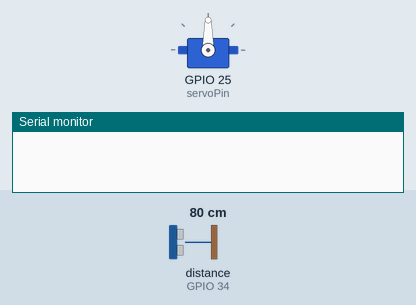
This sketch was run on a simulated ESP32. Shown: servo, the last lines printed to the serial monitor. Wiring (inferred from the names in the program): ultrasonic range finder: trigger GPIO 27; echo GPIO 34. The inputs (shaded band) are chosen by the test bench; at power-on: distance to the obstacle (sensor on GPIO 34) 80 cm. The echo pulse lasts 58.3 µs per cm.

Above: at 0.0 s.
At 1.7 s:
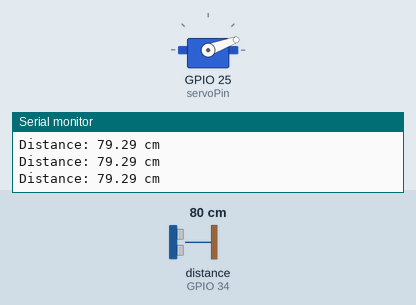
1.8 s: distance to the obstacle (sensor on GPIO 34) set to 9 cm
3.3 s: distance to the obstacle (sensor on GPIO 34) set to 6 cm
At 4.3 s:
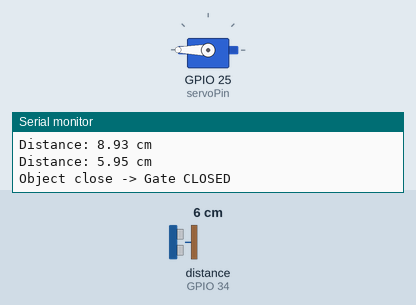
Timing chart, 0 to 6.3 s (numbered marks = the images above; inputs shaded):
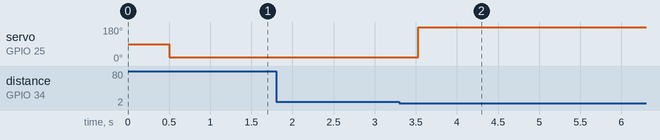

Measured:
- the behaviour switches between 8 and 7 cm on distance to the obstacle (sensor on GPIO 34) (found by bisection; images 1 and 2)
- after the input at 3.3 s, servo on GPIO 25 (servoPin): 20° → 180° after 0.23 s

The sketch:

irrigation.ino
```cpp
#include <ESP32Servo.h>

// Define pins
const int trigPin = 27;   // Ultrasonic trig pin (D27). Send sound waves
const int echoPin = 34;   // Ultrasonic Echo pin (D34). Receives reflected wave
const int servoPin = 25;  // Servo control pin

// Variables
long duration; // Time for echo to return
float distance; // Calculate distance in cm

Servo gateServo; // Create servo object

// Change angle of servo when open and close
int openAngle = 20;
int closedAngle = 200;

// See if gate opened or closed
bool isGateClosed = false;

// Trig and echo pin output and read signal
void setup() {
  pinMode(trigPin, OUTPUT);
  pinMode(echoPin, INPUT);

  // To Start serial monitor
  Serial.begin(9600);

  // Servo signal
  gateServo.setPeriodHertz(50);
  gateServo.attach(servoPin, 1000, 2000);
  delay(500);
  gateServo.write(openAngle);
}

void loop() {

  // Send ultrasonic pulse
  digitalWrite(trigPin, LOW);
  delayMicroseconds(5);

  digitalWrite(trigPin, HIGH);
  delayMicroseconds(10);
  digitalWrite(trigPin, LOW);

  // Receive echo
  duration = pulseIn(echoPin, HIGH, 30000);

  // When no echo detected
  if (duration == 0) {
    Serial.println("No echo");
    delay(300);
    return; // Skip rest of loop
  }

  // Speed of sound = 0.034
  // Calculate to cm
  distance = duration * 0.034 / 2.0;

  // Print distance
  Serial.print("Distance: ");
  Serial.print(distance);
  Serial.println(" cm");

  // If water 7cm away from ultrasonic sensor, it will close
  if (distance <= 7 && !isGateClosed) {
    gateServo.write(closedAngle);
    isGateClosed = true;
    Serial.println("Object close -> Gate CLOSED");
    delay(1200);
  }

  // If water farther than 7cm to ultrasonic sensor, It will open
  else if (distance > 7 && isGateClosed) {
    gateServo.write(openAngle);
    isGateClosed = false;
    Serial.println("Object far -> Gate OPEN");
    delay(1200);
  }

  // Delay before reading next
  delay(300);
}
```
